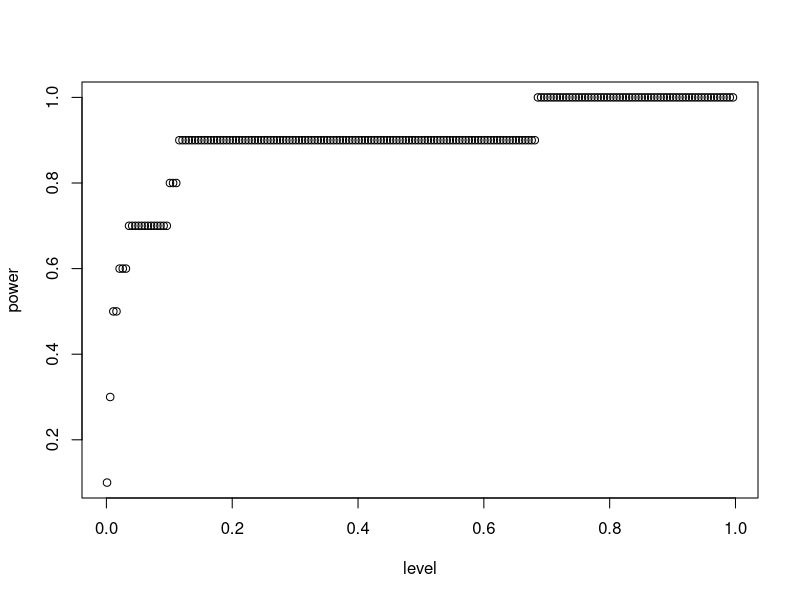
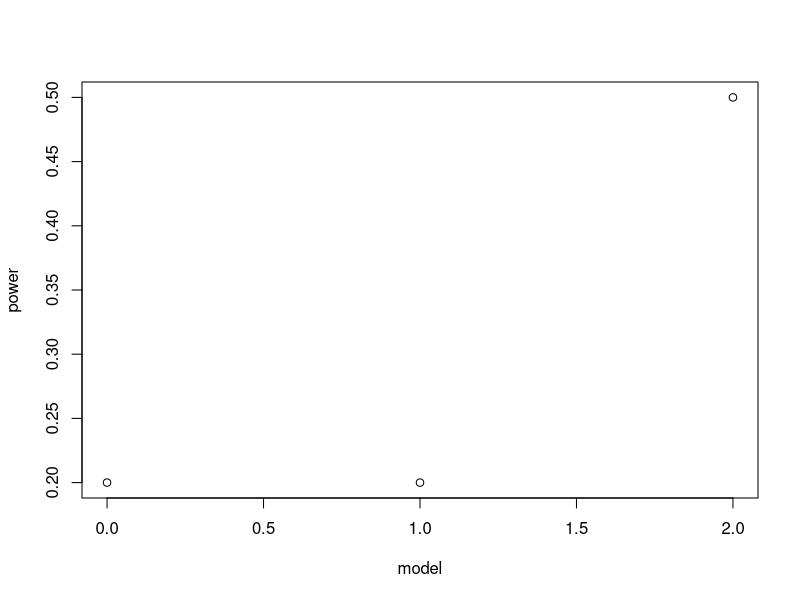

Write R code to recreate these figures, in order.
## ---- chunk 1
knitr::opts_chunk$set(echo = TRUE)
## ---- chunk 2
simGtsPts = function(N, rho, alpha, beta, phenotype = NULL, 
                     scores = c(0, 0.5, 1), overshoot = 2) { 
  d = data.frame() 
  while (dim(d)[1] < N) { 
    gts = simGts(rho, N * overshoot)
    pts = simPts(gts, alpha, beta, scores) 
    idcs = if (is.null(phenotype)) 
      1:length(gts) 
    else which(pts == phenotype) 
    idcs = idcs[1:min(N - dim(d)[1], length(idcs))] 
    d = rbind(d, data.frame(gts = gts[idcs], pts = pts[idcs]))
  } 
  d
}
## ---- chunk 3
HWE = function(rho) {
  c(rho^2, (1-rho)^2, 2*rho*(1-rho))
}
  
simGts = function(rho, N) as.vector(0:2 %*% rmultinom(N, 1, HWE(rho)))

## ---- chunk 4
expit=function(x) (1/(1+exp(-x)))  
## ---- chunk 5
simPts = function(gts, alpha, beta, scores = c(0, .5, 1)) {
  gtScores = scores[gts + 1]                      
  p=expit( alpha +beta * gtScores)
  u = runif(length(p))
  as.integer(u<=p)
}
## ---- chunk 6
simCaseControl = function(N0, N1, rho, alpha, beta, scores = c(0, 0.5, 1), o1 = 1.5, o2 = 3) { 
  d0 = simGtsPts(N0, rho, alpha, beta, 0, scores) 
  d1 = simGtsPts(N1, rho, alpha, beta, 1, scores) 
  d = rbind(d0, d1)
}
## ---- chunk 7
testControl = function(d, scores = c(0,0.5,1)){
  gtScore = scores[d$gts+1]
  test = glm(d$pts ~ gtScore, fam = binomial())
  pvalue = coefficients(summary(test))['gtScore','Pr(>|z|)']
  pvalue
}
## ---- chunk 8

rho = 0.4
N0 = 100
N1 = 100
alpha = -3
beta = 1
iterations = 10
level = .02

pvaluesapply = sapply(1:iterations, function(i){
  d = simCaseControl(N0, N1, rho, alpha, beta, scores =c(0, 0.5, 1))
  testControl(d, scores =c(0, 0.5, 1))
})

power = sum(pvaluesapply<level)/length(pvaluesapply)
  
## ---- chunk 9
rho = 0.4
N0 = 100
N1 = 100
alpha = -3
beta = 1
iterations = 10
level = seq(from=.001, to= 1, by=0.005)


pvaluesapply = sapply(1:iterations, function(i){
  d = simCaseControl(N0, N1, rho, alpha, beta, scores =c(0, 0.5, 1))
  testControl(d, scores =c(0, 0.5, 1))
})
 
power = c()
for (l in level) {
  power = c(power, sum(pvaluesapply<l)/length(pvaluesapply))  
  }

## ---- chunk 10
plot(level, power)
## ---- chunk 11

rho = 0.4
N0 = 100
N1 = 100
alpha = -3
beta = 1
iterations = 10
level = .02

pvaluesapply = sapply(1:iterations, function(i){
  d = simCaseControl(N0, N1, rho, alpha, beta, scores =c(0, 0.5, 1))
  testControl(d, scores =c(0, 1, 1))
})

power1 = sum(pvaluesapply<level)/length(pvaluesapply)

pvaluesapply = sapply(1:iterations, function(i){
  d = simCaseControl(N0, N1, rho, alpha, beta, scores =c(0, 0.5, 1))
  testControl(d, scores =c(0, 0, 1))
})

power2 = sum(pvaluesapply<level)/length(pvaluesapply)

pvaluesapply = sapply(1:iterations, function(i){
  d = simCaseControl(N0, N1, rho, alpha, beta, scores =c(0, 0.5, 1))
  testControl(d, scores =c(0, 0.5, 1))
})

power3 = sum(pvaluesapply<level)/length(pvaluesapply)

power = c(power1,power2,power3)
  
## ---- chunk 12
model = c(0, 1, 2)
plot(model, power)
